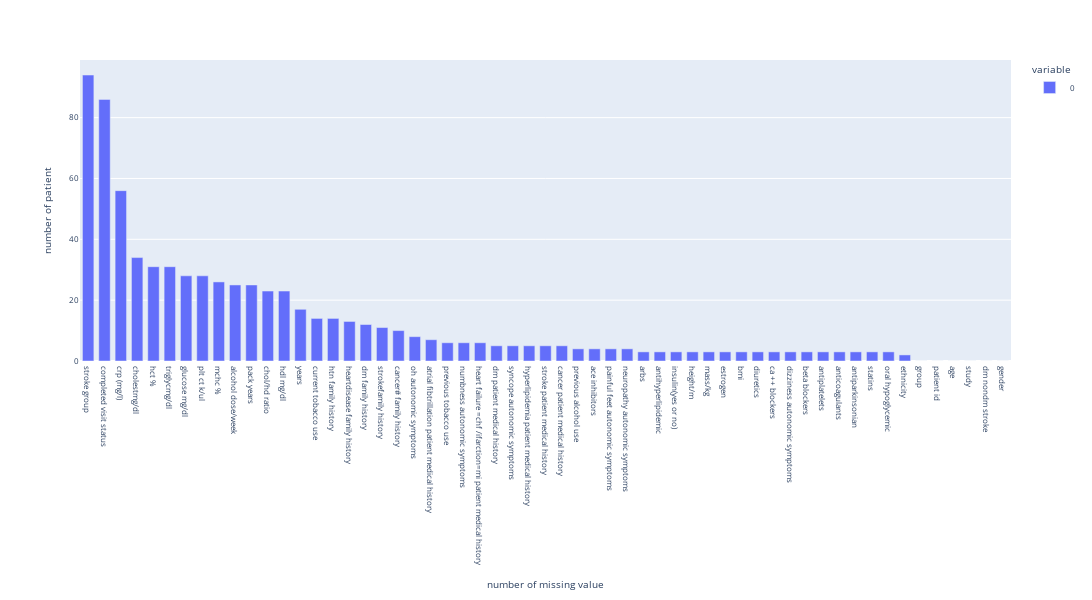

Source (notebook cell):
### Code cell
get_plot_na(merged_v7, 0)

### Figure 1 — Plotly figure (JSON) as saved in the notebook; plotly's stock layout.template omitted (floating-point values rounded to 4 significant figures)
{"data": [{"alignmentgroup": "True", "hovertemplate": "variable=0<br>number of missing value=%{x}<br>number of patient=%{y}<extra></extra>", "legendgroup": "0", "marker": {"color": "#636efa", "pattern": {"shape": ""}}, "name": "0", "offsetgroup": "0", "orientation": "v", "showlegend": true, "textposition": "auto", "type": "bar", "x": ["stroke group", "completed visit status", "crp (mg/l)", "cholestmg/dl", "hct %", "triglycmg/dl", "glucose mg/dl", "plt ct k/ul", "mchc %", "alcohol dose/week", "pack years", "chol/hd ratio", "hdl mg/dl", "years", "current tobacco use", "htn family history", "heartdisease family history", "dm family history", "strokefamily history", "cancer# family history", "oh autonomic symptoms", "atrial fibtrillation patient medical history", "previous tobacco use", "numbness autonomic symptoms", "heart failure =chf /ifarction=mi patient medical history", "dm patient medical history", "syncope autonomic symptoms", "hyperlipidemia patient medical history", "stroke patient medical history", "cancer patient medical history", "previous alcohol use", "ace inhibitors", "painful feet autonomic symptoms", "neuropathy autonomic symptoms", "arbs", "antihyperlipidemic", "insulin(yes or no)", "height/m", "mass/kg", "estrogen", "bmi", "diuretics", "ca ++ blockers", "dizziness autonomic symptoms", "beta blockers", "antiplatelets", "anticoagulants", "antiparkinsonian", "statins", "oral hypoglycemic", "ethnicity", "group", "patient id", "age", "study", "dm nondm stroke", "gender"], "xaxis": "x", "y": [94, 86, 56, 34, 31, 31, 28, 28, 26, 25, 25, 23, 23, 17, 14, 14, 13, 12, 11, 10, 8, 7, 6, 6, 6, 5, 5, 5, 5, 5, 4, 4, 4, 4, 3, 3, 3, 3, 3, 3, 3, 3, 3, 3, 3, 3, 3, 3, 3, 3, 2, 0, 0, 0, 0, 0, 0], "yaxis": "y"}], "layout": {"bargap": 0.3, "barmode": "relative", "font": {"size": 8}, "height": 600, "legend": {"title": {"text": "variable"}, "tracegroupgap": 0}, "margin": {"t": 60}, "width": 2000, "xaxis": {"anchor": "y", "domain": [0, 1], "title": {"text": "number of missing value"}}, "yaxis": {"anchor": "x", "domain": [0, 1], "title": {"text": "number of patient"}}}}
